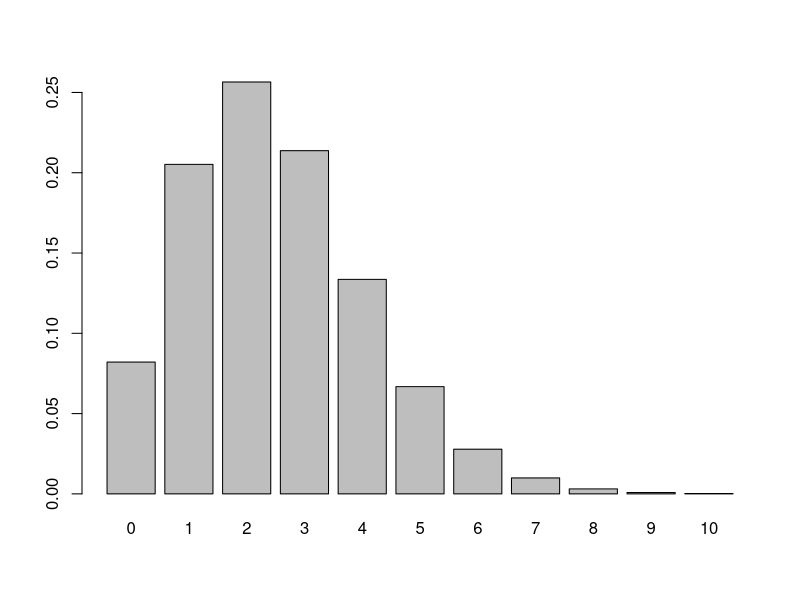

Source code (R):
# Obtain the probability distribution function (for values x=0,1,...,10)
x <- seq(0,10)
lambda <- 2.5
px <- dpois(x, lambda)

# Create bar chart of PDF
options(repr.plot.width=4, repr.plot.height=4)
barplot(height=px, names=x)
